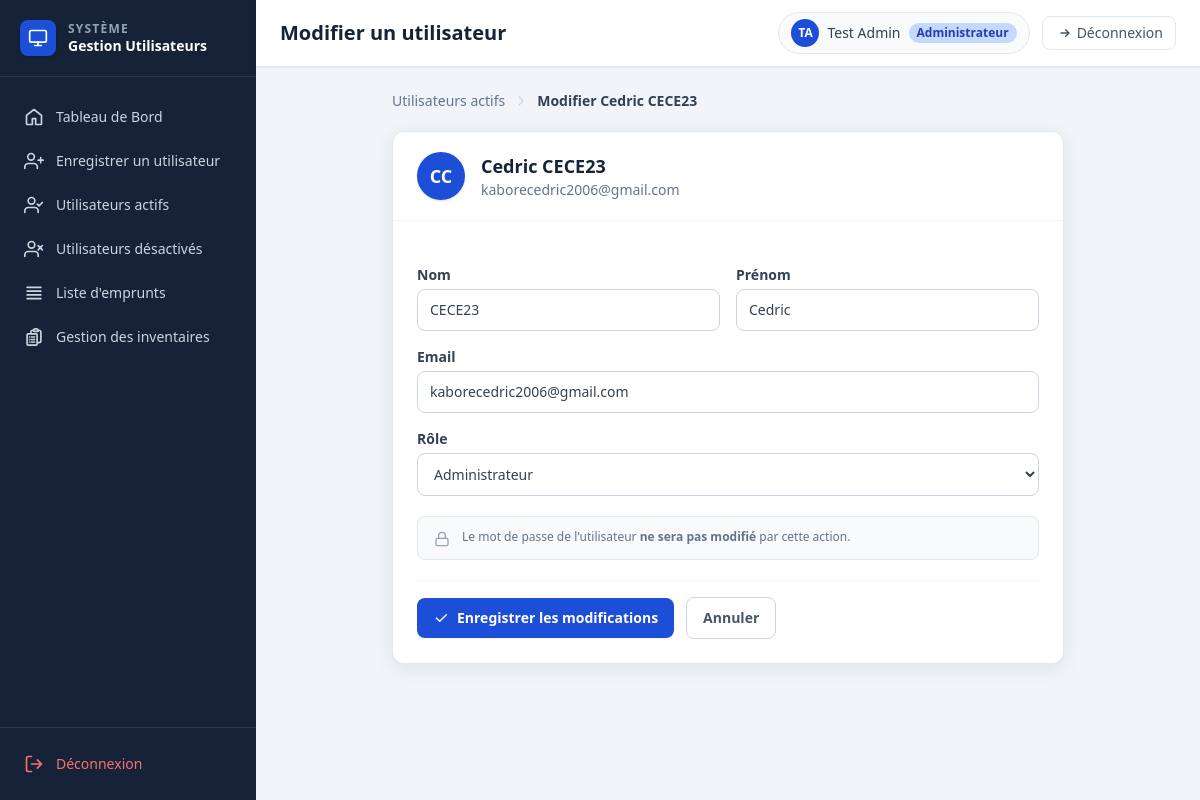
Before: /utilisateurs/users/13/edit/ (signed in) with the older database file.
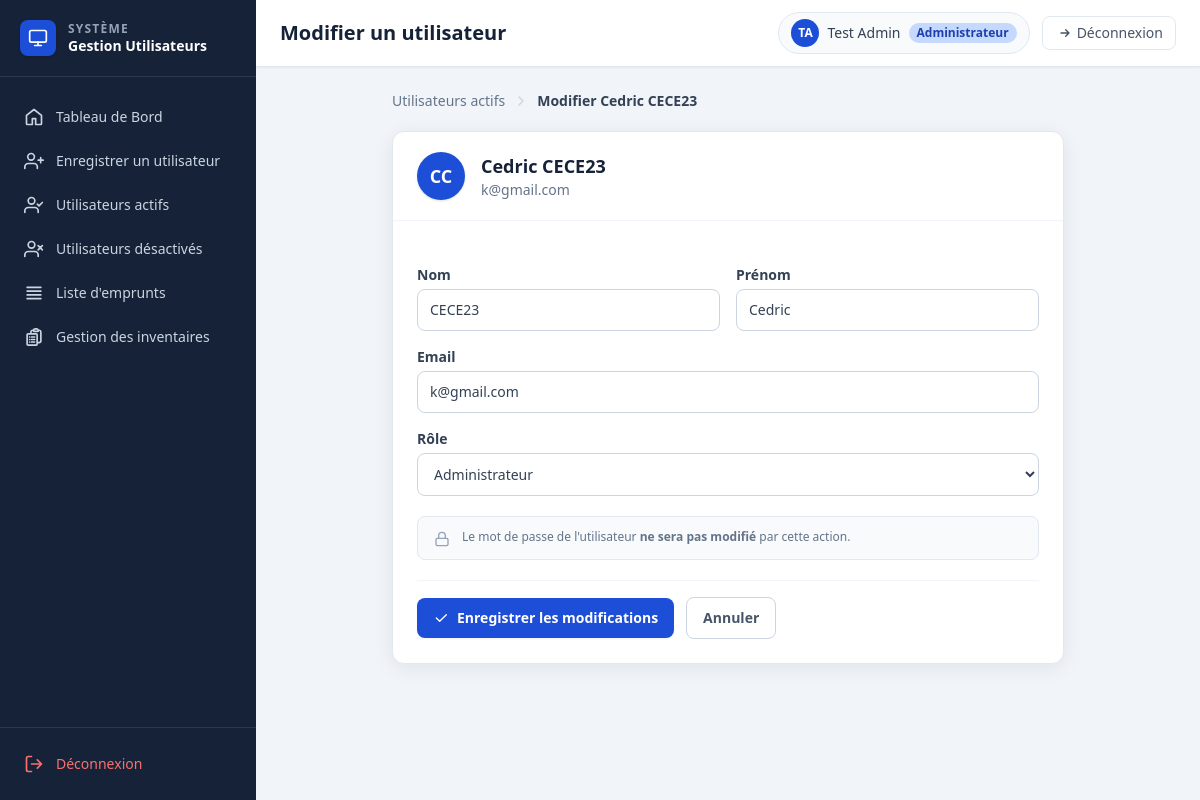
After: the same page with the newer database file.
### users/models.py (models this page shows, shortened)
class CustomUser(AbstractBaseUser, PermissionsMixin):
    class TypeUser(models.TextChoices):
        ADMIN = "administrateur", _("Administrateur")
        MANAGER = "gestionnaire", _("Gestionnaire")
    email = models.EmailField(_("email address"), unique=True)
    nom = models.CharField(max_length=150)
    prenom = models.CharField(max_length=150)
    type_user = models.CharField(max_length=30, choices=TypeUser.choices, default=TypeUser.MANAGER)
    is_active = models.BooleanField(default=True)
    objects = CustomUserManager()
    USERNAME_FIELD = "email"
    REQUIRED_FIELDS = ["nom", "prenom"]

### users/views.py (the view)
# urls.py: path("users/<int:user_id>/edit/",       views.edit_user,       name="edit_user"),
@login_required
@admin_required
def edit_user(request: HttpRequest, user_id: int) -> HttpResponse:
    target = get_object_or_404(CustomUser, pk=user_id)
    if request.method == "POST":
        form = EditUserForm(request.POST, instance=target)
        if form.is_valid():
            form.save()
            messages.success(
                request,
                f"Les informations de {target.prenom} {target.nom} ont été mises à jour.",
            )
            return redirect(f"{reverse('users:dashboard')}?tab=active")
        else:
            messages.error(request, "Veuillez corriger les erreurs du formulaire.")
    else:
        form = EditUserForm(instance=target)
    return render(request, "users/edit_user.html", {"form": form, "target": target})

### users/forms.py
class EditUserForm(forms.ModelForm):
    class Meta:
        model = CustomUser
        fields = ["nom", "prenom", "email", "type_user"]
        widgets = {
            "type_user": forms.Select(choices=CustomUser.TypeUser.choices),
        }

### users/views.py (called while the page is built)
def admin_required(view_func):
    @wraps(view_func)
    def _wrapped(request: HttpRequest, *args, **kwargs):
        if not request.user.is_authenticated:
            return redirect("users:login")
        return view_func(request, *args, **kwargs)
    return _wrapped

### users/templates/users/Edit_user.html (shortened to what this page needs)
{% extends "users/base.html" %}
{% block page_title %}Modifier un utilisateur{% endblock %}
{% block content %}
<section class="mx-auto max-w-2xl">
  <nav class="mb-5 flex items-center gap-2 text-sm text-slate-500">
    <a href="{% url 'users:dashboard' %}?tab=active" class="hover:text-primary-600 font-medium">Utilisateurs actifs</a>
    <svg class="h-4 w-4 text-slate-300" viewBox="0 0 24 24" fill="none" stroke="currentColor" stroke-width="2">
      <path stroke-linecap="round" stroke-linejoin="round" d="m9 18 6-6-6-6"/>
    </svg>
    <span class="font-semibold text-slate-700">Modifier {{ target.prenom }} {{ target.nom }}</span>
  </nav>
  <div class="rounded-xl border border-slate-200 bg-white shadow-soft">
    <div class="flex items-center gap-4 border-b border-slate-100 px-6 py-5">
      <div class="grid h-12 w-12 place-items-center rounded-full bg-primary-600 text-lg font-bold text-white shadow">
        {{ target.prenom|first|upper }}{{ target.nom|first|upper }}
      </div>
      <div>
        <h2 class="text-lg font-bold text-navy-800">{{ target.prenom }} {{ target.nom }}</h2>
        <p class="text-sm text-slate-500">{{ target.email }}</p>
      </div>
    </div>
    <form method="post" class="space-y-5 px-6 py-6" novalidate>
      <div class="grid gap-4 sm:grid-cols-2">
        <div>
          <label for="{{ form.nom.id_for_label }}" class="mb-1 block text-sm font-semibold text-slate-700">Nom</label>
          <input type="text" name="{{ form.nom.name }}" id="{{ form.nom.id_for_label }}"
                 value="{{ form.nom.value|default_if_none:'' }}" class="form-input" />
        </div>
        <div>
          <label for="{{ form.prenom.id_for_label }}" class="mb-1 block text-sm font-semibold text-slate-700">Prénom</label>
          <input type="text" name="{{ form.prenom.name }}" id="{{ form.prenom.id_for_label }}"
                 value="{{ form.prenom.value|default_if_none:'' }}" class="form-input" />
        </div>
        <div class="sm:col-span-2">
          <label for="{{ form.email.id_for_label }}" class="mb-1 block text-sm font-semibold text-slate-700">Email</label>
          <input type="email" name="{{ form.email.name }}" id="{{ form.email.id_for_label }}"
                 value="{{ form.email.value|default_if_none:'' }}" class="form-input" />
        </div>
        <div class="sm:col-span-2">
          <label for="{{ form.type_user.id_for_label }}" class="mb-1 block text-sm font-semibold text-slate-700">Rôle</label>
          <select name="{{ form.type_user.name }}" id="{{ form.type_user.id_for_label }}" class="form-select">
            <option value="administrateur" {% if form.type_user.value == 'administrateur' %}selected{% endif %}>Administrateur</option>
          </select>
        </div>
      </div>
      <div class="flex items-start gap-3 rounded-lg border border-slate-200 bg-slate-50 px-4 py-3">
        <svg class="h-4 w-4 mt-0.5 shrink-0 text-slate-400" viewBox="0 0 24 24" fill="none" stroke="currentColor" stroke-width="2">
          <rect x="3" y="11" width="18" height="11" rx="2"/><path stroke-linecap="round" d="M7 11V7a5 5 0 0 1 10 0v4"/>
        </svg>
        <p class="text-xs text-slate-500">Le mot de passe de l'utilisateur <strong>ne sera pas modifié</strong> par cette action.</p>
      </div>
      <div class="flex items-center gap-3 border-t border-slate-100 pt-4">
        <button type="submit" class="btn-primary">
          <svg class="h-4 w-4" viewBox="0 0 24 24" fill="none" stroke="currentColor" stroke-width="2">
            <path stroke-linecap="round" stroke-linejoin="round" d="m5 12 5 5L20 7"/>
          </svg>
          Enregistrer les modifications
        </button>
        <a href="{% url 'users:dashboard' %}?tab=active"
           class="rounded-lg border border-slate-300 px-4 py-2.5 text-sm font-semibold text-slate-600 transition hover:bg-slate-50">
          Annuler
        </a>
      </div>
    </form>
  </div>
</section>
{% endblock %}

Changed rows visible on the page:
changed CustomUser "Cedric": email "kaborecedric2006@gmail.com" → "k@gmail.com"
